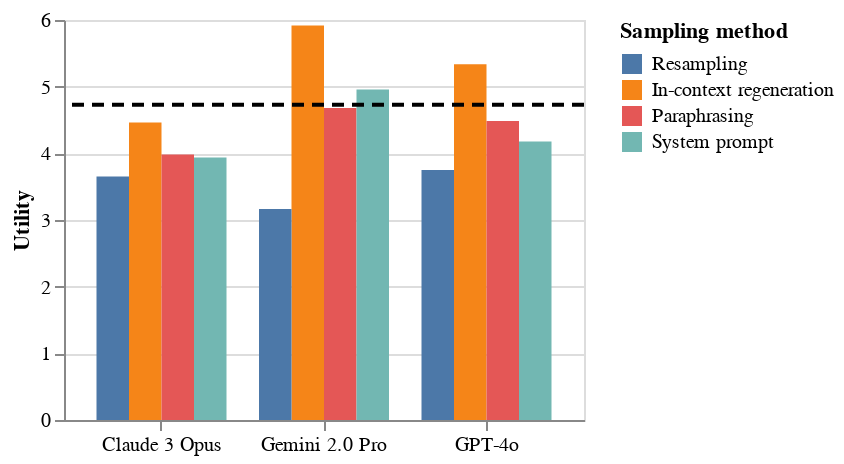

Source (notebook cell):
### Code cell
# ... existing code ...

# Create a base chart for grouping
utility_grouped = alt.Chart(eval_data[eval_data["model_family"] != "Human"]).mark_bar().encode(
    x=alt.X('model_alias:N', title='', sort=model_order, axis=alt.Axis(labelAngle=-0)),
    y=alt.Y('utility:Q', title='Utility'),
    color=alt.Color('sampling_method:N', title='Sampling method', sort=["Resampling", "In-context regeneration", "Paraphrasing", "System prompt"]),
    xOffset=alt.XOffset('sampling_method:N', sort=["Resampling", "In-context regeneration", "Paraphrasing", "System prompt"])  # This creates the grouping within each model
).properties(
    width=260,
    height=200
)

# Get human utility value
human_utility = eval_data[eval_data["model_family"] == "Human"]["utility"].values[0]

# Create a horizontal rule for human performance
human_rule = alt.Chart(pd.DataFrame({'y': [human_utility]})).mark_rule(
    strokeDash=[6, 4],
    size=2,
    color='black'
).encode(
    y='y:Q'
)

# Add text label for human performance
human_text = alt.Chart(pd.DataFrame({'y': [human_utility], 'text': ['Human']})).mark_text(
    align='left',
    baseline='bottom',
    dx=-90,
    dy=-5,
    fontSize=10
).encode(
    y='y:Q',
    text='text:N'
)

# Combine the charts
final_chart = utility_grouped + human_rule

final_chart.save("plots/alternative-prompting-utility.json")
final_chart

### Figure 1 — Vega-Lite specification as saved in the notebook (floating-point values rounded to 4 significant figures)
{"config": {"title": {"font": "TeX Gyre Pagella"}, "axis": {"labelFont": "TeX Gyre Pagella", "titleFont": "TeX Gyre Pagella"}, "header": {"labelFont": "TeX Gyre Pagella", "titleFont": "TeX Gyre Pagella"}, "legend": {"labelFont": "TeX Gyre Pagella", "titleFont": "TeX Gyre Pagella"}, "text": {"labelFont": "TeX Gyre Pagella", "titleFont": "TeX Gyre Pagella", "font": "TeX Gyre Pagella"}}, "layer": [{"data": {"name": "data-afcc91cb4811635964ae1269017e177d"}, "mark": {"type": "bar"}, "encoding": {"color": {"field": "sampling_method", "sort": ["Resampling", "In-context regeneration", "Paraphrasing", "System prompt"], "title": "Sampling method", "type": "nominal"}, "x": {"axis": {"labelAngle": 0}, "field": "model_alias", "sort": ["Claude 3.5 Haiku", "Claude 3.5 Sonnet", "Claude 3 Opus", " ", "Command R7B", "Command R", "Command R+", "  ", "Gemini 1.5 Pro", "Gemini 2.0 Flash Lite", "Gemini 2.0 Flash", "Gemini 2.0 Pro", "   ", "Gemma 2 2B", "Gemma 2 9B", "Gemma 2 27B", "    ", "Llama 3.2 1B", "Llama 3.2 3B", "Llama 3.1 8B", "Llama 3.3 70B", "Llama 3.1 405B", "     ", "GPT-4o Mini", "GPT-4o"], "title": "", "type": "nominal"}, "xOffset": {"field": "sampling_method", "sort": ["Resampling", "In-context regeneration", "Paraphrasing", "System prompt"], "type": "nominal"}, "y": {"field": "utility", "title": "Utility", "type": "quantitative"}}}, {"data": {"name": "data-9a4e944092b68fd881b45809eb734a76"}, "mark": {"type": "rule", "color": "black", "size": 2, "strokeDash": [6, 4]}, "encoding": {"y": {"field": "y", "type": "quantitative"}}}], "height": 200, "width": 260, "$schema": "https://vega.github.io/schema/vega-lite/v5.20.1.json", "datasets": {"data-afcc91cb4811635964ae1269017e177d": [{"model_family": "Anthropic", "model_alias": "Claude 3 Opus", "distinct": 7.18, "utility": 4.463, "sampling_method": "In-context regeneration"}, {"model_family": "Anthropic", "model_alias": "Claude 3 Opus", "distinct": 5.1, "utility": 3.983, "sampling_method": "Paraphrasing"}, {"model_family": "Anthropic", "model_alias": "Claude 3 Opus", "distinct": 3.51, "utility": 3.653, "sampling_method": "Resampling"}, {"model_family": "Anthropic", "model_alias": "Claude 3 Opus", "distinct": 4.24, "utility": 3.937, "sampling_method": "System prompt"}, {"model_family": "Gemini", "model_alias": "Gemini 2.0 Pro", "distinct": 7.87, "utility": 5.917, "sampling_method": "In-context regeneration"}, {"model_family": "Gemini", "model_alias": "Gemini 2.0 Pro", "distinct": 5.44, "utility": 4.679, "sampling_method": "Paraphrasing"}, {"model_family": "Gemini", "model_alias": "Gemini 2.0 Pro", "distinct": 3.17, "utility": 3.166, "sampling_method": "Resampling"}, {"model_family": "Gemini", "model_alias": "Gemini 2.0 Pro", "distinct": 5.55, "utility": 4.958, "sampling_method": "System prompt"}, {"model_family": "OpenAI", "model_alias": "GPT-4o", "distinct": 7.45, "utility": 5.338, "sampling_method": "In-context regeneration"}, {"model_family": "OpenAI", "model_alias": "GPT-4o", "distinct": 5.29, "utility": 4.485, "sampling_method": "Paraphrasing"}, {"model_family": "OpenAI", "model_alias": "GPT-4o", "distinct": 3.6, "utility": 3.749, "sampling_method": "Resampling"}, {"model_family": "OpenAI", "model_alias": "GPT-4o", "distinct": 5.66, "utility": 4.176, "sampling_method": "System prompt"}], "data-9a4e944092b68fd881b45809eb734a76": [{"y": 4.73}]}}
